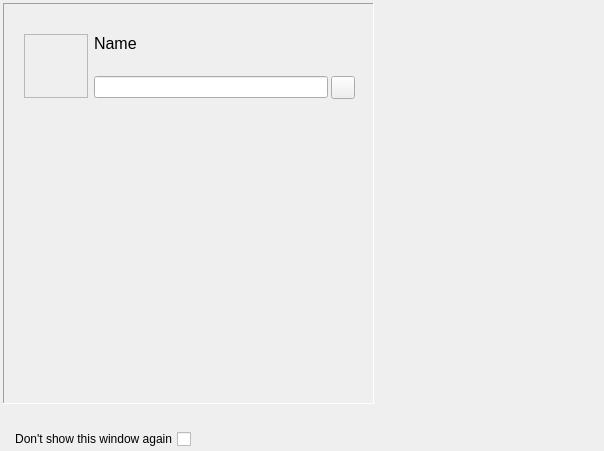
<?xml version="1.0" encoding="UTF-8"?>
<ui version="4.0">
 <class>LoginDialog</class>
 <widget class="QDialog" name="LoginDialog">
  <property name="geometry">
   <rect>
    <x>0</x>
    <y>0</y>
    <width>604</width>
    <height>451</height>
   </rect>
  </property>
  <property name="windowTitle">
   <string>Login to LoggingTool_Manager</string>
  </property>
  <widget class="QScrollArea" name="scrollArea">
   <property name="geometry">
    <rect>
     <x>3</x>
     <y>3</y>
     <width>371</width>
     <height>401</height>
    </rect>
   </property>
   <property name="frameShape">
    <enum>QFrame::Panel</enum>
   </property>
   <property name="frameShadow">
    <enum>QFrame::Sunken</enum>
   </property>
   <property name="widgetResizable">
    <bool>true</bool>
   </property>
   <widget class="QWidget" name="scrollAreaWidgetContents">
    <property name="geometry">
     <rect>
      <x>0</x>
      <y>0</y>
      <width>369</width>
      <height>399</height>
     </rect>
    </property>
    <widget class="QWidget" name="widgetUser" native="true">
     <property name="geometry">
      <rect>
       <x>10</x>
       <y>20</y>
       <width>351</width>
       <height>82</height>
      </rect>
     </property>
     <layout class="QGridLayout" name="gridLayout">
      <property name="leftMargin">
       <number>10</number>
      </property>
      <property name="topMargin">
       <number>10</number>
      </property>
      <property name="rightMargin">
       <number>10</number>
      </property>
      <property name="bottomMargin">
       <number>7</number>
      </property>
      <item row="0" column="0" rowspan="2">
       <widget class="QFrame" name="framePic">
        <property name="minimumSize">
         <size>
          <width>64</width>
          <height>64</height>
         </size>
        </property>
        <property name="maximumSize">
         <size>
          <width>64</width>
          <height>64</height>
         </size>
        </property>
        <property name="frameShape">
         <enum>QFrame::StyledPanel</enum>
        </property>
        <property name="frameShadow">
         <enum>QFrame::Raised</enum>
        </property>
       </widget>
      </item>
      <item row="0" column="1">
       <widget class="QLabel" name="lblName">
        <property name="font">
         <font>
          <pointsize>12</pointsize>
         </font>
        </property>
        <property name="text">
         <string>Name</string>
        </property>
        <property name="alignment">
         <set>Qt::AlignLeading|Qt::AlignLeft|Qt::AlignTop</set>
        </property>
       </widget>
      </item>
      <item row="1" column="1">
       <layout class="QHBoxLayout" name="horizontalLayout">
        <property name="spacing">
         <number>3</number>
        </property>
        <item>
         <widget class="QLineEdit" name="ledPassword">
          <property name="font">
           <font>
            <pointsize>9</pointsize>
           </font>
          </property>
          <property name="echoMode">
           <enum>QLineEdit::Normal</enum>
          </property>
         </widget>
        </item>
        <item>
         <widget class="QToolButton" name="tbtShowPassword">
          <property name="text">
           <string/>
          </property>
          <property name="checkable">
           <bool>true</bool>
          </property>
         </widget>
        </item>
       </layout>
      </item>
     </layout>
    </widget>
   </widget>
  </widget>
  <widget class="QCheckBox" name="chboxDontShow">
   <property name="geometry">
    <rect>
     <x>3</x>
     <y>430</y>
     <width>188</width>
     <height>18</height>
    </rect>
   </property>
   <property name="font">
    <font>
     <pointsize>9</pointsize>
    </font>
   </property>
   <property name="layoutDirection">
    <enum>Qt::RightToLeft</enum>
   </property>
   <property name="text">
    <string>Don't show this window again</string>
   </property>
  </widget>
 </widget>
 <resources/>
 <connections/>
</ui>
